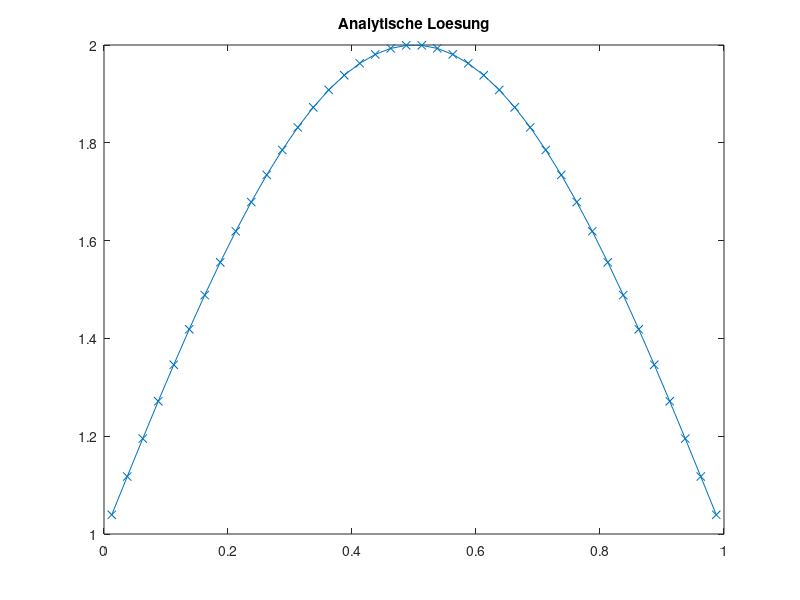
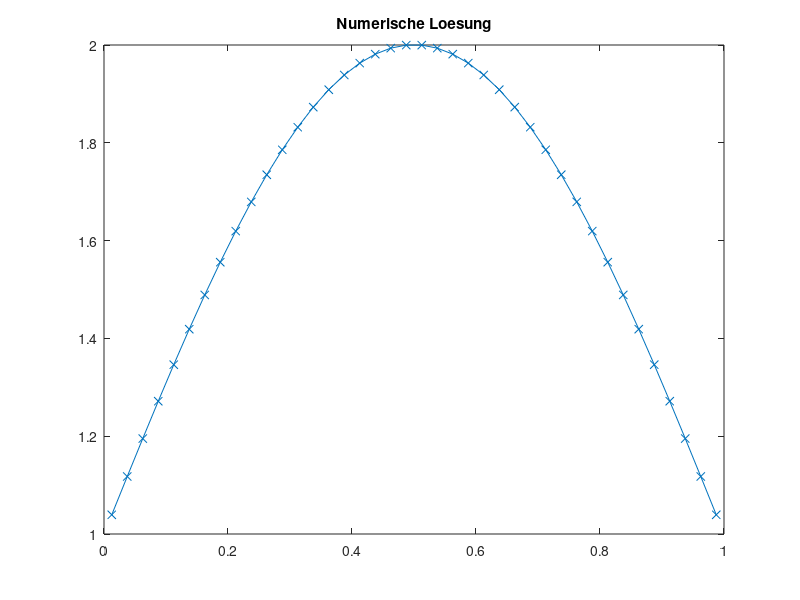
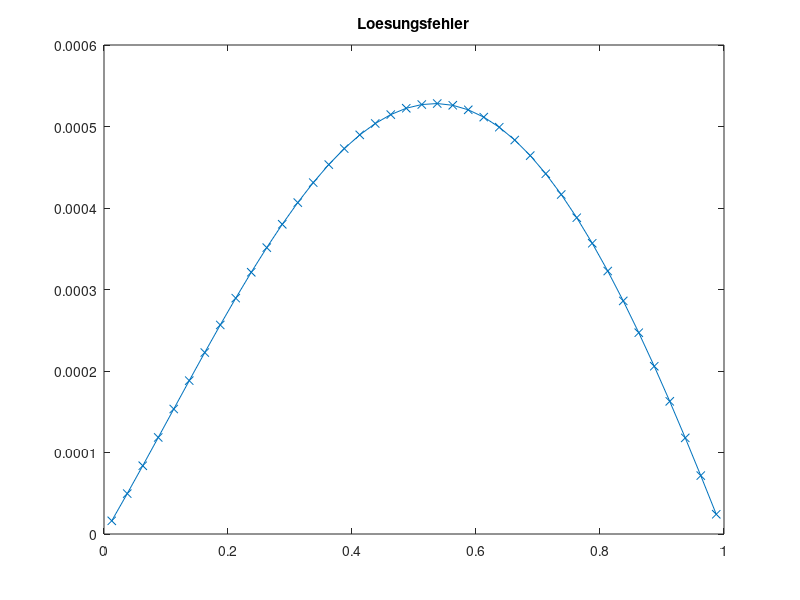
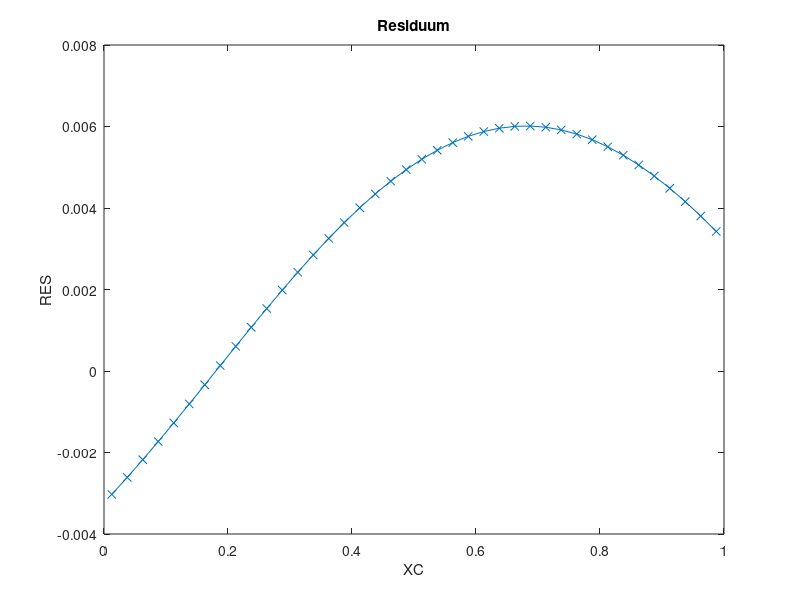

The MATLAB source for these figures, in order:
clc
clear all
close all

SOL=@(x) sin(pi*x)+1;
MSOL=@(x) pi*cos(pi*x)-pi^2*sin(pi*x);
DIF=1.0;
KONV=1.0;
BETA=0.5;
XMIN=0.0;
XMAX=1.0;

N=40; % KV's

X = linspace(XMIN, XMAX, N+1);
XC = (X(1:N)+X(2:N+1))/2;
XCR = [XMIN, XC, XMAX];

%%% ANALYTISCHE LÖSUNG
TA = zeros(1, N);
for I=1:N
  TA(I)=SOL(XC(I));
end

figure(1)
plot(XC, TA, 'x-');
title('Analytische Loesung')

%%% FVM Lösung

% Randbedingungen
RBE = SOL(XMAX);
RBW = SOL(XMIN);

% Koeffizienten speichern
AP = zeros(1, N);
AE = zeros(1, N);
AW = zeros(1, N);

for I=1:N
  DX = X(I+1)-X(I);

  DXE = XCR(I+2)-XCR(I+1);
  DXW = XCR(I+1)-XCR(I);

  AE(I) = DIF/(DXE*DX);
  AW(I) = DIF/(DXW*DX);

  AP(I) = -AE(I)-AW(I);

  DCDSE = (X(I+1)-XCR(I+1))/DXE;
  DCDSW = (XCR(I+1)-X(I))/DXW;

  AEK(I) = KONV/DX * DCDSE;
  AWK(I) = -KONV/DX * DCDSW;

  APK(I) = KONV/DX * ((1-DCDSE)-(1-DCDSW));
  AK(I) = KONV/DX;
end

% Gesamtgleichungssystem aufstellen
A = zeros(N);
b = zeros(N,1);

for I=1:N
  b(I) = MSOL(XC(I));

  % Hauptdiagonale
  A(I,I) = AP(I) + APK(I);

  % Westliche Nebendiagonale
  if mod(I,N)==1
    b(I) = b(I) - AW(I)*RBW + AK(I)*RBW;
  else
    A(I, I-1) = AW(I) + AWK(I);
  end

  % Östliche Nebendiagonale
  if mod(I,N)==0
    b(I) = b(I) - AE(I)*RBE - AK(I)*RBE;
  else
    A(I, I+1) = AE(I) + AEK(I);
  end
end

T=A\b;

figure(2)
plot(XC, T, 'x-');
title('Numerische Loesung')

%%% Lösungsfehler berechnen
SERR=0.0;
ERR=zeros(1, N);
for I=1:N
    ERR(I)=T(I)-TA(I);
    SERR=SERR+ERR(I)^2;
end
SERR=sqrt(SERR/(N));

figure(3)
plot(XC, ERR, 'x-');
title('Loesungsfehler')

fprintf('Summierter Fehler %16.10e N=%g\n', SERR, N);


%%% ORDNUNG  BESTIMMEN
ERR5=2.4182329465e-02;
ERR10=5.9638142082e-03;
ERR20=1.4859620816e-03;
ERR40=3.7118037236e-04;
op=log((ERR5)/(ERR10))/log(2);
fprintf('Ordnung des Verfahrens %16.10e \n',op  );
op=log((ERR10)/(ERR20))/log(2);
fprintf('Ordnung des Verfahrens %16.10e \n',op  );
op=log((ERR20)/(ERR40))/log(2);
fprintf('Ordnung des Verfahrens %16.10e \n',op  );


%%% RESIDUUM BERECHNEN
t=zeros(N, 1);
for I=1:N
    t(I)=SOL(XC(I));
end

RES=A*t-b;

figure(4)
plot(XC,RES,'x-');

xlabel('XC')
ylabel('RES')
title('Residuum')

%%% Truncation Error berechnen

% b ohne Randwerte
%TE=zeros(1, N);
%for I=1:N
  %b(I) = MSOL(XC(I));
%end

%for I=3:N-2
  %DX = X(I+1)-X(I);
  %TE(I) = (DX/24 * (b(I+1) - 2*b(I) + b(I-1)))... % TE_source
        %+ ((T(I+2)-3*T(I+1)+3*T(I)-T(I-1))/(24*DX))... % TE_e
        %- ((T(I+1)-3*T(I)+3*T(I-1)-T(I-2))/(24*DX)); % TE_w
%end;

%% TE Sonderfälle für Randvolumen
%I=2;
%DX = X(I+1)-X(I);
%TE(I) = (DX/24 * (b(I+1) - 2*b(I) + b(I-1)))... % TE_source
      %+ ((T(I+2)-3*T(I+1)+3*T(I)-T(I-1))/(24*DX))... % TE_e
      %- ((T(I+1)-3*T(I)+4*T(I-1)-2*RBW)/(24*DX)); % TE_w

%I = N-1;
%DX = X(I+1)-X(I);
%TE(I) = (DX/24 * (b(I+1) - 2*b(I) + b(I-1)))... % TE_source
      %+ ((2*RBE-4*T(I+1)+3*T(I)-T(I-1))/(24*DX))... % TE_e
      %- ((T(I+1)-3*T(I)+3*T(I-1)-T(I-2))/(24*DX)); % TE_w

%hold on;
%plot(XC, (N-1).*TE, 'rx-');
